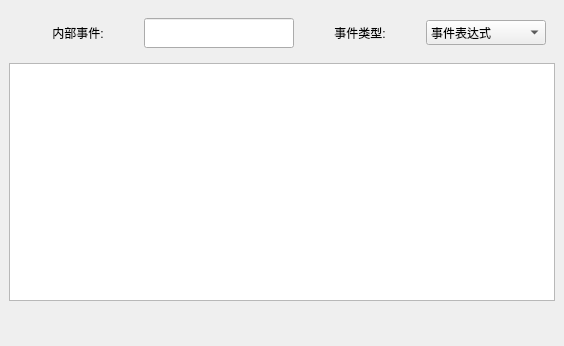
<?xml version="1.0" encoding="UTF-8"?>
<ui version="4.0">
 <class>MyStateInternalEventDialog</class>
 <widget class="QDialog" name="MyStateInternalEventDialog">
  <property name="geometry">
   <rect>
    <x>0</x>
    <y>0</y>
    <width>564</width>
    <height>346</height>
   </rect>
  </property>
  <property name="windowTitle">
   <string>Dialog</string>
  </property>
  <layout class="QVBoxLayout" name="verticalLayout">
   <property name="margin">
    <number>0</number>
   </property>
   <item>
    <widget class="QWidget" name="widget" native="true">
     <layout class="QVBoxLayout" name="verticalLayout_2">
      <item>
       <widget class="QWidget" name="widget_2" native="true">
        <layout class="QHBoxLayout" name="horizontalLayout">
         <item>
          <widget class="QLabel" name="label">
           <property name="minimumSize">
            <size>
             <width>120</width>
             <height>25</height>
            </size>
           </property>
           <property name="text">
            <string>内部事件:</string>
           </property>
           <property name="alignment">
            <set>Qt::AlignCenter</set>
           </property>
          </widget>
         </item>
         <item>
          <widget class="QLineEdit" name="eventName">
           <property name="minimumSize">
            <size>
             <width>150</width>
             <height>30</height>
            </size>
           </property>
           <property name="maximumSize">
            <size>
             <width>150</width>
             <height>16777215</height>
            </size>
           </property>
          </widget>
         </item>
         <item>
          <widget class="QLabel" name="label_2">
           <property name="minimumSize">
            <size>
             <width>120</width>
             <height>25</height>
            </size>
           </property>
           <property name="text">
            <string>事件类型:</string>
           </property>
           <property name="alignment">
            <set>Qt::AlignCenter</set>
           </property>
          </widget>
         </item>
         <item>
          <widget class="QComboBox" name="eventType">
           <property name="minimumSize">
            <size>
             <width>120</width>
             <height>25</height>
            </size>
           </property>
           <item>
            <property name="text">
             <string>事件表达式</string>
            </property>
           </item>
           <item>
            <property name="text">
             <string>时间表达式</string>
            </property>
           </item>
          </widget>
         </item>
        </layout>
       </widget>
      </item>
      <item>
       <widget class="QPlainTextEdit" name="eventContent"/>
      </item>
      <item>
       <widget class="QWidget" name="widget_3" native="true">
        <property name="minimumSize">
         <size>
          <width>0</width>
          <height>30</height>
         </size>
        </property>
        <property name="maximumSize">
         <size>
          <width>16777215</width>
          <height>30</height>
         </size>
        </property>
       </widget>
      </item>
     </layout>
    </widget>
   </item>
  </layout>
 </widget>
 <resources/>
 <connections/>
</ui>
